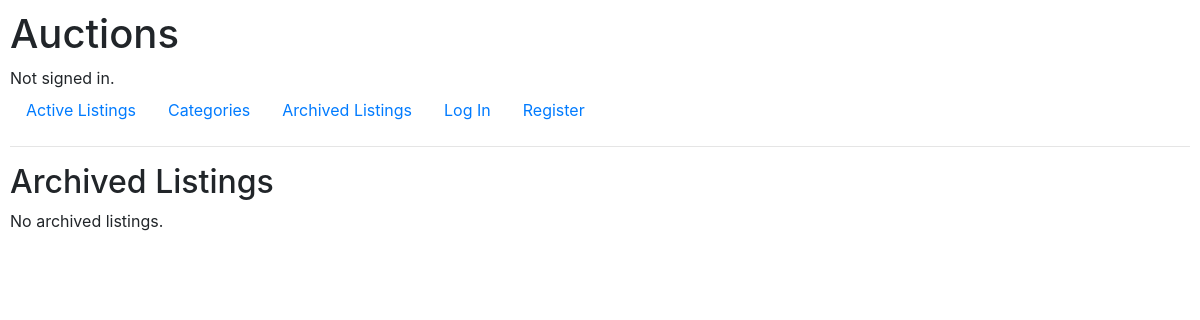
Page /archive on the earlier database version.
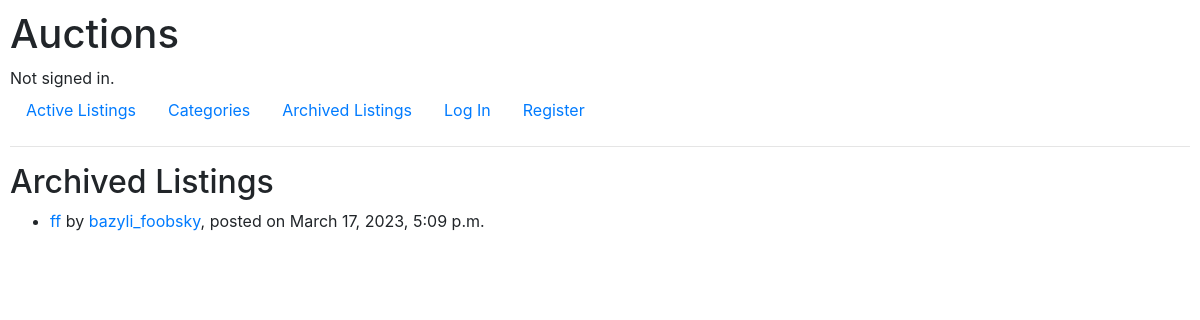
Same page on the later database version.
### auctions/models.py (models this page shows, shortened)
class Listing(models.Model):
    ELECTRONICS = 'EL'
    CLOTHING = 'CL'
    HOME_AND_GARDEN = 'HG'
    HEALTH_AND_BEAUTY = 'HB'
    SPORTS_AND_OUTDOORS = 'SO'
    TOYS_AND_GAMES = 'TG'
    BOOKS_AND_MEDIA = 'BM'
    AUTOMOTIVE = 'AM'
    PET_SUPPLIES = 'PS'
    FOOD_AND_BEVERAGES = 'FB'
    OTHER = 'OT'
    CATEGORY_CHOICES = [
        CategoryChoice(OTHER, 'Other'),
        CategoryChoice(ELECTRONICS, 'Electronics'),
        CategoryChoice(CLOTHING, 'Clothing'),
        CategoryChoice(HOME_AND_GARDEN, 'Home & Garden'),
        CategoryChoice(HEALTH_AND_BEAUTY, 'Health & Beauty'),
        CategoryChoice(SPORTS_AND_OUTDOORS, 'Sports & Outdoors'),
        CategoryChoice(TOYS_AND_GAMES, 'Toys & Games'),
        CategoryChoice(BOOKS_AND_MEDIA, 'Books & Media'),
        CategoryChoice(AUTOMOTIVE, 'Automotive'),
        CategoryChoice(PET_SUPPLIES, 'Pet Supplies'),
        CategoryChoice(FOOD_AND_BEVERAGES, 'Food & Beverages'),
    ]
    user = models.ForeignKey(User, on_delete=models.CASCADE)
    buyer = models.ForeignKey(User, on_delete=models.SET_NULL, null=True, related_name="buyers")
    title = models.CharField(max_length=50)
    description = models.TextField(max_length=5000)
    starting_bid = models.DecimalField(decimal_places=2, max_digits=10)
    posted_datetime = models.DateTimeField(auto_now_add=True)
    category = models.CharField(max_length=30, choices=CATEGORY_CHOICES, null=True)
    image_url = models.CharField(max_length=2048, null=True)
    active = models.BooleanField(default=True)

class User(AbstractUser):
    pass

### auctions/views.py (the view)
# urls.py: path("archive", views.archive, name="archive"),
def archive(request):
    return render(request, "auctions/archive.html",
                  {"listings": Listing.objects.filter(buyer__isnull=False).order_by('-posted_datetime')})

### auctions/templates/auctions/archive.html (shortened to what this page needs)
{% extends "auctions/layout.html" %}
{% block body %}
    <h2>Archived Listings</h2>
    {% if not listings %}
        <p>No archived listings.</p>
    {% endif %}
    <ul>
        {% for listing in listings %}
            <li>
                <a href="{% url 'listing' listing_id=listing.id %}">{{ listing.title }}</a>
                by <a href="{% url 'user' user_id=listing.user.id  %}">{{ listing.user.username}}</a>, posted on {{ listing.posted_datetime}}
                <br>
            </li>
        {% endfor %}
    </ul>
{% endblock %}

Differences in the rows shown:
added Listing: title "ff", user.username "bazyli_foobsky", posted_datetime "March 17, 2023, 5:09 p.m."
Other differences:
text no longer shown: "No archived listings."
